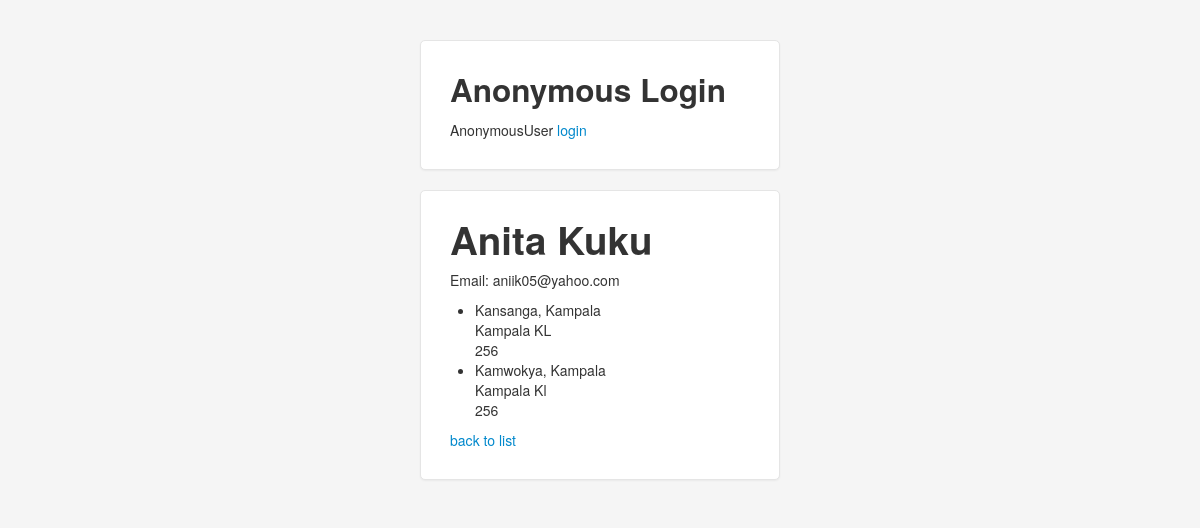
/1/, run on the app's committed database.
### contacts/models.py (models this page shows, shortened)
class Contact(models.Model):
    first_name = models.CharField(
        max_length=255,
    )
    last_name = models.CharField(
        max_length=255,
    )
    email = models.EmailField()
    owner = models.ForeignKey(User)
    def __str__(self):
        return ' '.join([
            self.first_name,
            self.last_name,
        ])

class Address(models.Model):
    contact = models.ForeignKey(Contact)
    address_type = models.CharField(
        max_length=10,
    )
    address = models.CharField(
        max_length=255,
    )
    city = models.CharField(
        max_length=255,
    )
    state = models.CharField(
        max_length=2,
    )
    postal_code = models.CharField(
        max_length=20,
    )
    class Meta:
        unique_together = ('contact', 'address_type',)

### contacts/views.py (the view)
# urls.py: url(r'^(?P<pk>\d+)/$', contacts.views.ContactView.as_view(),
class ContactView(DetailView): # view for details for our contacts, this will show the details of the contacts
    model = Contact
    template_name = 'contact.html'

### contacts/templates/contact.html
{% extends "base.html" %}
{% block content %}
<div class="container">
	<form class="form-signin" >
		<h1>{{ contact }}</h1>
		<p>Email: {{ contact.email }}</p>
		<ul>
				{% for address in contact.address_set.all %}
   			<li>{{ address.address }}<br/>
       			{{ address.city }} {{ address.state }}<br/>
       			{{ address.postal_code }}
   			</li>
				{% endfor %}
		</ul>
		<a href="{% url "contacts-list" %}">back to list</a>
	</form>
</div>
{% endblock %}

### contacts/templates/base.html (shortened to what this page needs)
{% load staticfiles %}
<html>
	<head>
		<link href="{% static 'bootstrap/css/bootstrap.css'%}" rel="stylesheet">
    	<link rel="stylesheet" href="{% static 'bootstrap/css/bootstrap-responsive.css' %}">
	</head>
	<body>
   			<div class="container">
   				<form class="form-signin">
						<h2 class="form-signin-heading">Anonymous Login </h2>
       					{{ user }}
       					{% if user.is_anonymous %}
       					<a class="brand" href="{% url 'django.contrib.auth.views.login' %}">login</a>
       					{% else %}
       					<a class="brand" href="{% url 'django.contrib.auth.views.logout' %}">logout</a>
       					{% endif%}
       			</form>
			</div>
    {% block content %}
    {% endblock %}

### contacts/templates/base.html (style rules this page uses)
body { padding-top: 40px; padding-bottom: 40px; background-color: #f5f5f5; }
.form-signin { max-width: 300px; padding: 19px 29px 29px; margin: 0 auto 20px; background-color: #fff; border: 1px solid #e5e5e5; -webkit-border-radius: 5px; -moz-border-radius: 5px; border-radius: 5px; -webkit-box-shadow: 0 1px 2px rgba(0,0,0,.05); -moz-box-shadow: 0 1px 2px rgba(0,0,0,.05); box-shadow: 0 1px 2px rgba(0,0,0,.05); }
.form-signin .form-signin-heading, .form-signin .checkbox { margin-bottom: 10px; }

### data on the page
Contact: first_name+last_name "Anita Kuku", email "aniik05@yahoo.com"
Address: address "Kansanga, Kampala", city "Kampala", state "KL", postal_code "256"
Address: address "Kamwokya, Kampala", city "Kampala", state "Kl", postal_code "256"

### other printed values
{{ user }} "AnonymousUser"
